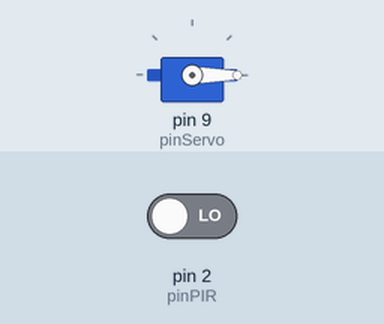
The sketch below on a simulated Arduino Uno, built with avr-gcc and run on an emulated ATmega328P. On the bench: servo. Inputs (shaded band) come from the test bench; at power-on: pin 2 (pinPIR) LOW.

Above: at 1.2 s.
1.3 s: pin 2 (pinPIR) driven HIGH
At 2.4 s:
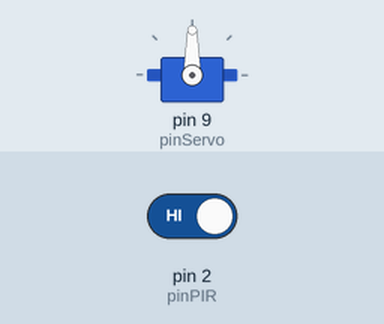
2.8 s: pin 2 (pinPIR) driven LOW
At 3.5 s:
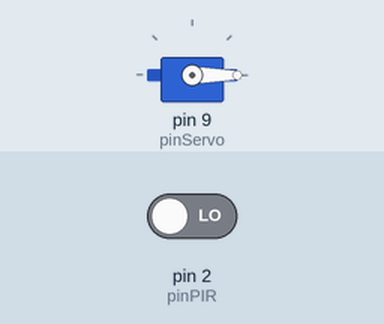
Timing chart, 0 to 5.8 s (numbered marks = the images above; inputs shaded):
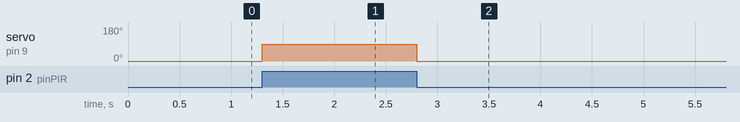

The sketch:

EJERCICIO_2.ino
```cpp
#include <Servo.h>
int pinPIR = 2;
int pinServo = 9;

Servo servoMotor;

void setup() {
  pinMode(pinPIR, INPUT);
  servoMotor.attach(pinServo);
}

void loop() {
  int movimiento = digitalRead(pinPIR);

  if (movimiento == HIGH) {
    servoMotor.write(90);
    delay(500);
  } else {
    servoMotor.write(0);
  }
}
```

Measured:
- after the input at 1.3 s, servo on pin 9 (pinServo): 0° → 90° at once
- after the input at 2.8 s, servo on pin 9 (pinServo): 90° → 0° at once
